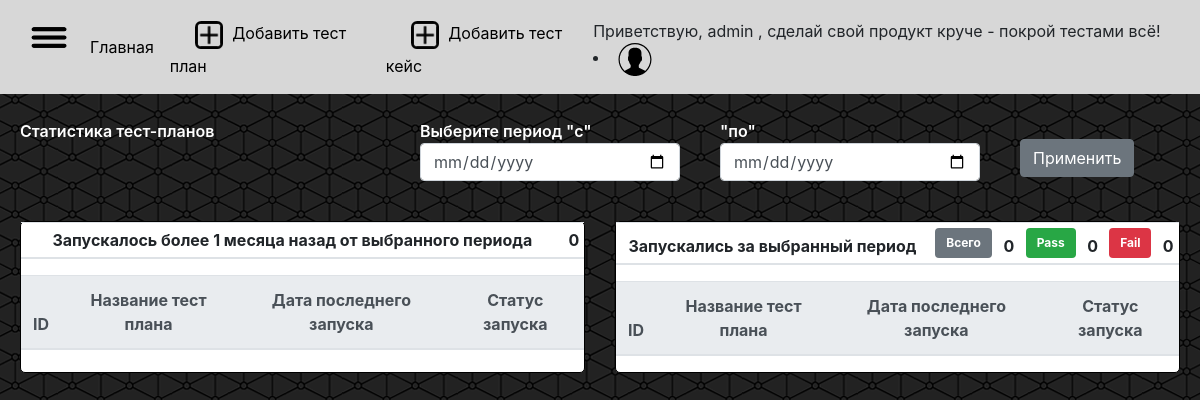
Before: / (signed in) with the older database file.
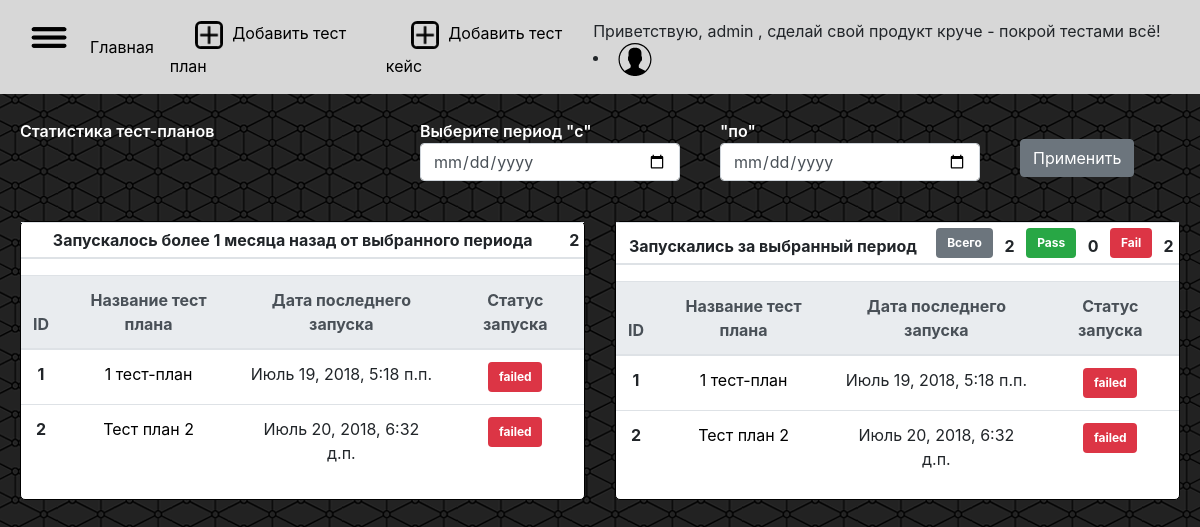
After: the same page with the newer database file.
### modules/test_plan/models.py (models this page shows, shortened)
class TestPlan(models.Model):
    TEST_PLAN_STATUS = (
        ('success', 'Пройдён'),
        ('in_process', 'В процессе'),
        ('failed', 'Не пройден'),
    )
    title = models.CharField(max_length=300, verbose_name='Название')
    description = models.TextField(verbose_name='Описание')
    status = models.CharField(max_length=10, choices=TEST_PLAN_STATUS, default='failed', verbose_name='Статус')
    user = models.ForeignKey(settings.AUTH_USER_MODEL, on_delete=models.CASCADE)
    test_cases = models.ManyToManyField('test_case.TestCase', through='test_plan.PlanCase')
    created_at = models.DateTimeField(verbose_name='Дата создания', auto_now_add=True)
    updated_at = models.DateTimeField(verbose_name='Дата обновления', auto_now=True)
    class Meta:
        verbose_name = 'Тест план'
        verbose_name_plural = 'Тест планы'

### modules/test_plan/views.py (the view)
# urls.py: path('', DashboardView.as_view(), name='index'),
@method_decorator(login_required, name='dispatch')
class DashboardView(generic.ListView):
    model = TestPlan
    template_name = 'test_plan/index.html'
    def get_context_data(self, **kwargs):
        context = super(DashboardView, self).get_context_data(**kwargs)
        count_all = TestPlan.objects.filter().count()
        count_success = TestPlan.objects.filter(status='success').count()
        count_fail = TestPlan.objects.filter(status='failed').count()
        context['count_all'] = count_all
        context['count_success'] = count_success
        context['count_fail'] = count_fail
        return context

### templates/test_plan/index.html (shortened to what the changed rows need)
{% extends "wrapper.html" %}
{% block content %}
		<div class="container-fluid">
			<div class=section--table>
				<div class="row ">
					<div class="col-6 ">
						<div class="table--border h-100">
							<table class="table table-sm">
								<thead>
									<tr>
										<th scope="col" style="width: 607px;">Запускалось более 1 месяца назад от выбранного периода</th>
										<th scope="col">{{ count_all }}</th>
									</tr>
								</thead>
							</table>
							<table class="table">
								<thead class="thead-light">
									<tr>
										<th scope="col">ID</th>
                                            <th scope="col">Название тест плана</th>
										<th scope="col">Дата последнего запуска</th>
										<th scope="col">Статус запуска</th>
									</tr>
								</thead>
								<tbody>
                                {% for test_plan in testplan_list %}
									<tr>
										<th scope="row">{{ test_plan.id }}</th>
										<td><a href="{% url 'test_plan_view' test_plan.pk %}">{{ test_plan.title }}</a></td>
										<td>{{ test_plan.updated_at }}</td>
										<td>{% if  test_plan.status == "failed" %}
                                            <span class="badge badge-danger "><div
                                                    class="badge--text">{{ test_plan.status }}</div></span>
                                        {% endif %}
                                        </td>
									</tr>
                                {% endfor %}
								</tbody>
							</table>
						</div>
					</div>
					<div class="col-6">
						<div class="table--border h-100">
							<div class="table">
								<table class="table table-sm">
									<thead>
										<tr>
											<th scope="col"><span class="table--title"> Запускались за выбранный период</span></th>
											<th scope="col" ><span class="badge badge-secondary"><div class="badge--text">Всего</div></span></</th>
											<th scope="col">{{ count_all }}</th>
											<th scope="col" ><span class="badge badge-success"><div class="badge--text">Pass</div></span></</th>
											<th scope="col">{{ count_success }}</th>
											<th scope="col" ><span class="badge badge-danger"><div class="badge--text">Fail</div></span></th>
											<th scope="col">{{ count_fail }}</th>
										</tr>
									</thead>
								</table>
							</div>
							<table class="table">
								<thead class="thead-light">
									<tr>
										<th scope="col">ID</th>
										<th scope="col">Название тест плана</th>
										<th scope="col">Дата последнего запуска</th>
										<th scope="col">Статус запуска</th>
									</tr>
								</thead>
								<tbody>
                                {% for test_plan in testplan_list %}
									<tr>
										<th scope="row">{{ test_plan.id }}</th>
										<td><a href="{% url 'test_plan_view' test_plan.pk %}">{{ test_plan.title }}</a></td>
										<td>{{ test_plan.updated_at }}</td>
										<td>{% if  test_plan.status == "failed" %}
                                            <span class="badge badge-danger "><div
                                                    class="badge--text">{{ test_plan.status }}</div></span>
                                        {% endif %}
                                        </td>
									</tr>
                                {% endfor %}
								</tbody>
							</table>
						</div>
					</div>
				</div>
			</div>
		</div>
{% endblock %}

Changed rows visible on the page:
added TestPlan: id "1", title "1 тест-план", updated_at "Июль 19, 2018, 5:18 п.п.", status "failed"
added TestPlan: id "2", title "Тест план 2", updated_at "Июль 20, 2018, 6:32 д.п.", status "failed"
Other visible differences:
{{ count_all }}: "0" → "2"
{{ count_fail }}: "0" → "2"
